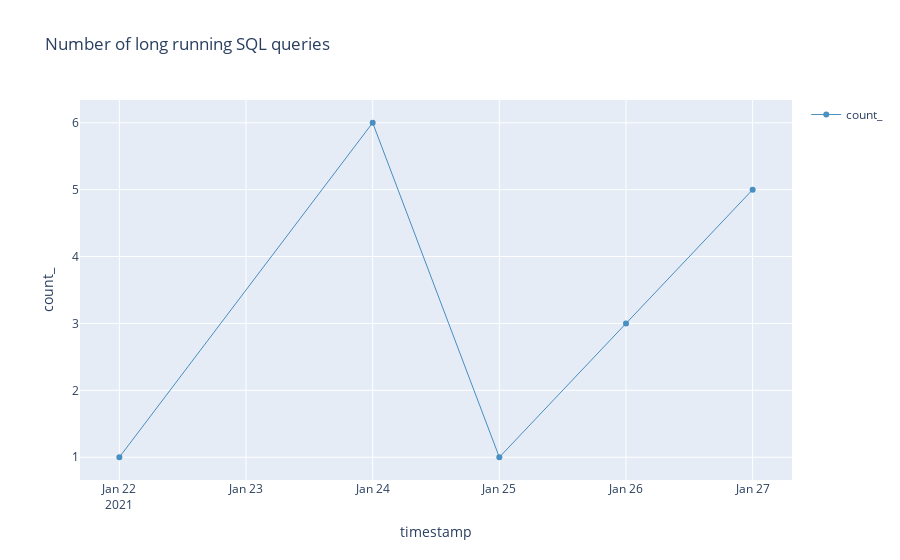

Write notebook code for a chart like this one.
### Markdown cell above
## Data related

Performance tuning guide: 
* [Efficient data access](https://docs.microsoft.com/en-us/dynamics365/business-central/dev-itpro/performance/performance-developer#efficient-data-access)
* [Avoid locking](https://docs.microsoft.com/en-us/dynamics365/business-central/dev-itpro/performance/performance-application#avoid-locking)

Database telemetry docs: 
* https://docs.microsoft.com/en-us/dynamics365/business-central/dev-itpro/administration/telemetry-long-running-sql-query-trace
* https://docs.microsoft.com/en-us/dynamics365/business-central/dev-itpro/administration/telemetry-database-locks-trace

KQL samples:
* https://github.com/microsoft/BCTech/blob/master/samples/AppInsights/KQL/RawData/Long%20Running%20SQL%20Queries.kql
* https://github.com/microsoft/BCTech/blob/master/samples/AppInsights/KQL/RawData/LockTimeouts.kql

### Code cell
%%kql 
let _aadTenantId = aadTenantId;
let _environmentName = environmentName;
let _startDate = startDate;
let _endDate = endDate;
traces
| where 1==1 
    and timestamp >= todatetime(_startDate)
    and timestamp <= todatetime(_endDate) + totimespan(24h) - totimespan(1ms)   
    and customDimensions.aadTenantId == _aadTenantId
    and (_environmentName == '' or customDimensions.environmentName == _environmentName )
    and customDimensions.eventId == 'RT0005'
| summarize count() by bin(timestamp, 1d)
| render timechart title= 'Number of long running SQL queries'

### Figure 1 — Plotly figure (JSON) as saved in the notebook; plotly's stock layout.template omitted (floating-point values rounded to 4 significant figures)
{"data": [{"line": {"color": "rgb(31, 118, 179)", "width": 1}, "name": "count_", "opacity": 0.8, "type": "scatter", "x": ["2021-01-22T00:00:00+00:00", "2021-01-24T00:00:00+00:00", "2021-01-25T00:00:00+00:00", "2021-01-26T00:00:00+00:00", "2021-01-27T00:00:00+00:00"], "y": [1, 6, 1, 3, 5]}], "layout": {"showlegend": true, "title": {"text": "Number of long running SQL queries"}, "xaxis": {"autorange": true, "title": {"text": "timestamp"}, "type": "date"}, "yaxis": {"ticksuffix": "", "title": {"text": "count_"}, "type": "linear"}}}
